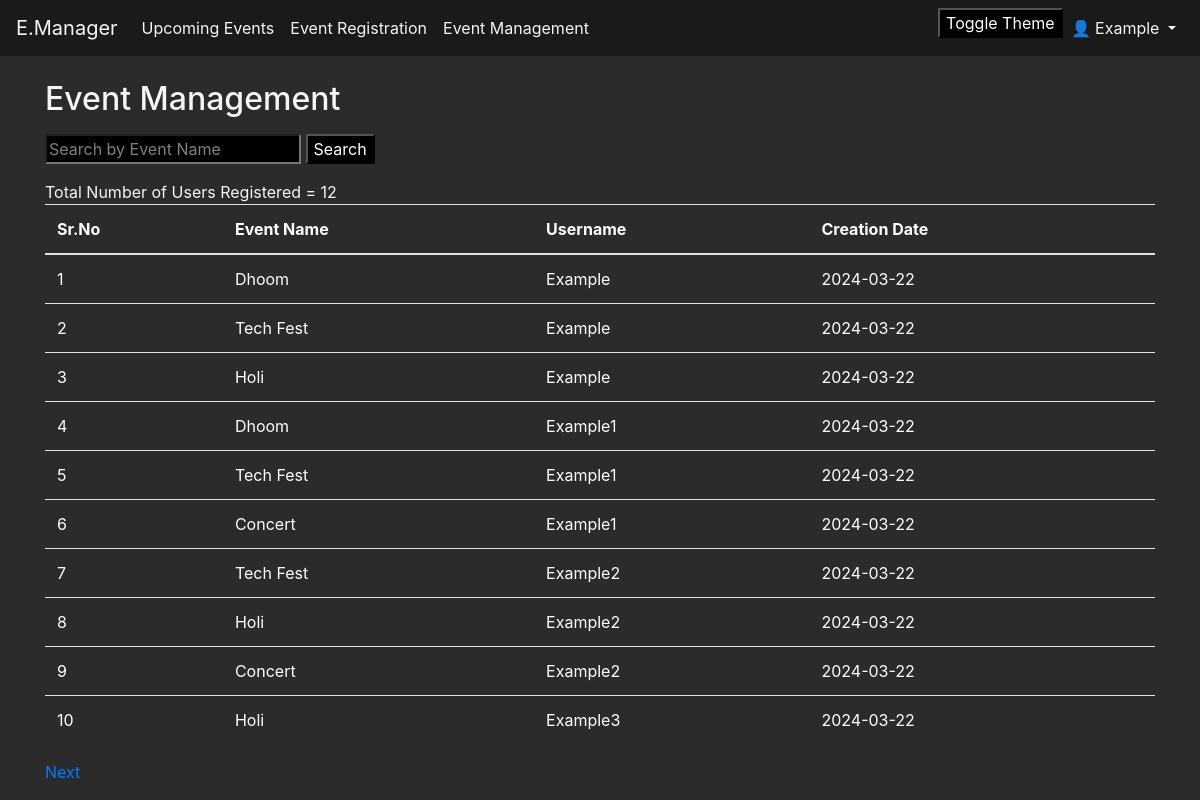
Screenshot of /event_manager (signed in) with the database file from the repository.
### App.py (models this page shows, shortened)
class Registration(db.Model):
    id = db.Column(db.Integer, primary_key=True)
    user_id = db.Column(db.Integer, db.ForeignKey('user.id'))
    event_id = db.Column(db.Integer, db.ForeignKey('event.id'))
    date_created = db.Column(db.DateTime, default=datetime.utcnow)
    user = db.relationship('User', backref=db.backref('registrations', lazy=True))
    event = db.relationship('Event', backref=db.backref('registrations', lazy=True))

class Event(db.Model):
    id = db.Column(db.Integer, primary_key=True)
    title = db.Column(db.String(80), nullable=False)
    description = db.Column(db.String(200), nullable=False)
    date = db.Column(db.DateTime, nullable=False)
    location = db.Column(db.String(80), nullable=False)
    organizer_name = db.Column(db.String(80), nullable=True)
    creator_id = db.Column(db.Integer, db.ForeignKey('user.id'))
    creator = db.relationship('User', backref=db.backref('events', lazy=True))

### App.py (the view, shortened to what this page needs)
@app.route('/event_manager', methods=['GET', 'POST'])
def event_manager():
    page = request.args.get('page', 1, type=int)
    reg = Registration.query.paginate(page=page, per_page=10, error_out=False)
    total_result = Registration.query.count()
    msg = get_flashed_messages()
    return render_template('event_manager.html', events=reg, msg=msg, total_result=total_result)

### templates/event_manager.html (shortened to what this page needs)
<!DOCTYPE html>
<html lang="en" xmlns="http://www.w3.org/1999/html">
  <head>
    <link
      href="https://stackpath.bootstrapcdn.com/bootstrap/4.5.0/css/bootstrap.min.css"
      rel="stylesheet"
    />
    <link
      rel="stylesheet"
      href="{{url_for('static',filename='css/dashboard.css')}}"
    />
  </head>
  <body class="{{ session['theme'] }}">
    <nav class="navbar navbar-expand-lg navbar-light bg-light">
      <a class="navbar-brand" href="/event">E.Manager</a>
      <div class="collapse navbar-collapse" id="navbarNav">
        <ul class="navbar-nav">
          <li class="nav-item">
            <a class="nav-link" href="/event">Upcoming Events</a>
          </li>
          <li class="nav-item">
            <a class="nav-link" href="/event">Event Registration</a>
          </li>
          <li class="nav-item">
            <a class="nav-link" href="/event_manager">Event Management</a>
          </li>
        </ul>
        <ul class="navbar-nav ml-auto">
          <form action="/toggle_theme" method="post" id="toggle-theme-form">
            <input type="submit" value="Toggle Theme" />
          </form>
          {% if 'username' in session %}
          <li class="nav-item dropdown">
            <a
              class="nav-link dropdown-toggle"
              href="#"
              id="navbarDropdown"
              role="button"
              data-toggle="dropdown"
              aria-haspopup="true"
              aria-expanded="false"
            >
              👤 {{ session['username'] }}
            </a>
          </li>
          {% endif %}
        </ul>
      </div>
    </nav>
    <div class="container mt-4">
      <h2 class="mb-3">Event Management</h2>
      <form method="POST" class="mb-3">
        <input type="text" name="search" placeholder="Search by Event Name" />
        <input type="submit" value="Search" />
      </form>
      <a>Total Number of Users Registered = {{ total_result }} </a>
      <table class="table mb-3">
        <thead>
          <tr>
            <th>Sr.No</th>
            <th>Event Name</th>
            <th>Username</th>
            <th>Creation Date</th>
          </tr>
        </thead>
        <tbody id="userTable">
          {% for event in events %}
          <tr>
            <td>{{ event.id }}</td>
            <td>{{ event.event.title}}</td>
            <td>{{ event.user_id}}</td>
            <td>{{ event.date_created.strftime('%Y-%m-%d') }}</td>
          </tr>
          {% endfor %}
        </tbody>
      </table>
      <div class="pagination">
         {% if events.has_next %}
        <a href="{{ url_for('user_management', page=events.next_num) }}">Next</a>
        {% endif %}
      </div>
    </div>
  </body>
</html>

### static/css/dashboard.css (style rules this page uses)
body { background-color: #2b2b2b; color: #f5f5f5; }
.navbar { background-color: #1a1a1a !important; }
.nav-link, .dropdown-item { color: #f5f5f5 !important; }
.navbar-brand { color: #f5f5f5 !important; }
.container { background-color: #2b2b2b; }
table { color: #ffffff; }
th, td { color: #ffffff; }
input { background-color: #000000; color: #ffffff; }
::placeholder { color: #ffffff; opacity: 0.5; }
input, textarea { background-color: #000000 !important; color: #ffffff !important; }
::placeholder { color: #ffffff !important; opacity: 0.5 !important; }

### rows the page displays
Registration: id "1", event "Dhoom", user_id "Example", date_created "2024-03-22"
Registration: id "2", event "Tech Fest", user_id "Example", date_created "2024-03-22"
Registration: id "3", event "Holi", user_id "Example", date_created "2024-03-22"
Registration: id "4", event "Dhoom", user_id "Example1", date_created "2024-03-22"
Registration: id "5", event "Tech Fest", user_id "Example1", date_created "2024-03-22"
Registration: id "6", event "Concert", user_id "Example1", date_created "2024-03-22"
Registration: id "7", event "Tech Fest", user_id "Example2", date_created "2024-03-22"
Registration: id "8", event "Holi", user_id "Example2", date_created "2024-03-22"
Registration: id "9", event "Concert", user_id "Example2", date_created "2024-03-22"
Registration: id "10", event "Holi", user_id "Example3", date_created "2024-03-22"

### other values shown
{{ session['username'] }} "Example"
{{ total_result }} "12"
